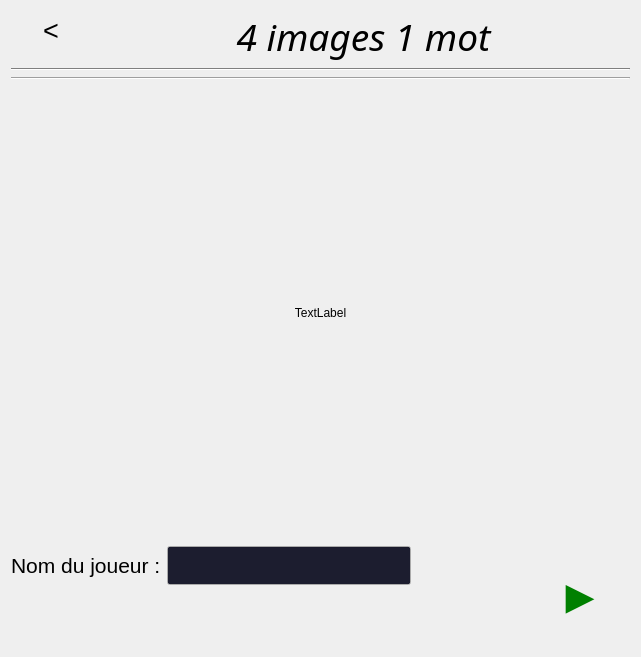
<?xml version="1.0" encoding="UTF-8"?>
<ui version="4.0">
 <class>NouvellePartie</class>
 <widget class="QDialog" name="NouvellePartie">
  <property name="geometry">
   <rect>
    <x>0</x>
    <y>0</y>
    <width>641</width>
    <height>657</height>
   </rect>
  </property>
  <property name="minimumSize">
   <size>
    <width>641</width>
    <height>657</height>
   </size>
  </property>
  <property name="maximumSize">
   <size>
    <width>641</width>
    <height>657</height>
   </size>
  </property>
  <property name="windowTitle">
   <string>Nouvelle Partie </string>
  </property>
  <property name="windowIcon">
   <iconset resource="ressource.qrc">
    <normaloff>:/logo/image/logo.jpg</normaloff>:/logo/image/logo.jpg</iconset>
  </property>
  <layout class="QGridLayout" name="gridLayout_6">
   <item row="0" column="0">
    <layout class="QGridLayout" name="gridLayout_5">
     <item row="0" column="0">
      <layout class="QGridLayout" name="gridLayout_4">
       <item row="0" column="0">
        <layout class="QFormLayout" name="formLayout_entete_2">
         <property name="verticalSpacing">
          <number>0</number>
         </property>
         <item row="0" column="1">
          <widget class="QLabel" name="label_titre_2">
           <property name="sizePolicy">
            <sizepolicy hsizetype="Preferred" vsizetype="Fixed">
             <horstretch>0</horstretch>
             <verstretch>0</verstretch>
            </sizepolicy>
           </property>
           <property name="font">
            <font>
             <family>Monotype Corsiva</family>
             <pointsize>28</pointsize>
             <italic>true</italic>
            </font>
           </property>
           <property name="text">
            <string>4 images 1 mot</string>
           </property>
           <property name="textFormat">
            <enum>Qt::AutoText</enum>
           </property>
           <property name="alignment">
            <set>Qt::AlignHCenter|Qt::AlignTop</set>
           </property>
          </widget>
         </item>
         <item row="0" column="0">
          <widget class="QPushButton" name="pushButton_precedent">
           <property name="sizePolicy">
            <sizepolicy hsizetype="Fixed" vsizetype="Fixed">
             <horstretch>0</horstretch>
             <verstretch>0</verstretch>
            </sizepolicy>
           </property>
           <property name="font">
            <font>
             <pointsize>20</pointsize>
            </font>
           </property>
           <property name="toolTip">
            <string>&lt;html&gt;&lt;head/&gt;&lt;body&gt;&lt;p&gt;&lt;span style=&quot; font-size:28pt;&quot;&gt;g&lt;/span&gt;&lt;/p&gt;&lt;/body&gt;&lt;/html&gt;</string>
           </property>
           <property name="text">
            <string>&lt;</string>
           </property>
           <property name="flat">
            <bool>true</bool>
           </property>
          </widget>
         </item>
        </layout>
       </item>
       <item row="1" column="0">
        <widget class="Line" name="line_2">
         <property name="palette">
          <palette>
           <active>
            <colorrole role="WindowText">
             <brush brushstyle="SolidPattern">
              <color alpha="255">
               <red>0</red>
               <green>0</green>
               <blue>0</blue>
              </color>
             </brush>
            </colorrole>
            <colorrole role="Button">
             <brush brushstyle="SolidPattern">
              <color alpha="255">
               <red>255</red>
               <green>255</green>
               <blue>255</blue>
              </color>
             </brush>
            </colorrole>
            <colorrole role="Light">
             <brush brushstyle="SolidPattern">
              <color alpha="255">
               <red>255</red>
               <green>255</green>
               <blue>255</blue>
              </color>
             </brush>
            </colorrole>
            <colorrole role="Midlight">
             <brush brushstyle="SolidPattern">
              <color alpha="255">
               <red>255</red>
               <green>255</green>
               <blue>255</blue>
              </color>
             </brush>
            </colorrole>
            <colorrole role="Dark">
             <brush brushstyle="SolidPattern">
              <color alpha="255">
               <red>127</red>
               <green>127</green>
               <blue>127</blue>
              </color>
             </brush>
            </colorrole>
            <colorrole role="Mid">
             <brush brushstyle="SolidPattern">
              <color alpha="255">
               <red>170</red>
               <green>170</green>
               <blue>170</blue>
              </color>
             </brush>
            </colorrole>
            <colorrole role="Text">
             <brush brushstyle="SolidPattern">
              <color alpha="255">
               <red>0</red>
               <green>0</green>
               <blue>0</blue>
              </color>
             </brush>
            </colorrole>
            <colorrole role="BrightText">
             <brush brushstyle="SolidPattern">
              <color alpha="255">
               <red>255</red>
               <green>255</green>
               <blue>255</blue>
              </color>
             </brush>
            </colorrole>
            <colorrole role="ButtonText">
             <brush brushstyle="SolidPattern">
              <color alpha="255">
               <red>0</red>
               <green>0</green>
               <blue>0</blue>
              </color>
             </brush>
            </colorrole>
            <colorrole role="Base">
             <brush brushstyle="SolidPattern">
              <color alpha="255">
               <red>255</red>
               <green>255</green>
               <blue>255</blue>
              </color>
             </brush>
            </colorrole>
            <colorrole role="Window">
             <brush brushstyle="SolidPattern">
              <color alpha="255">
               <red>255</red>
               <green>255</green>
               <blue>255</blue>
              </color>
             </brush>
            </colorrole>
            <colorrole role="Shadow">
             <brush brushstyle="SolidPattern">
              <color alpha="255">
               <red>0</red>
               <green>0</green>
               <blue>0</blue>
              </color>
             </brush>
            </colorrole>
            <colorrole role="AlternateBase">
             <brush brushstyle="SolidPattern">
              <color alpha="255">
               <red>255</red>
               <green>255</green>
               <blue>255</blue>
              </color>
             </brush>
            </colorrole>
            <colorrole role="ToolTipBase">
             <brush brushstyle="SolidPattern">
              <color alpha="255">
               <red>255</red>
               <green>255</green>
               <blue>220</blue>
              </color>
             </brush>
            </colorrole>
            <colorrole role="ToolTipText">
             <brush brushstyle="SolidPattern">
              <color alpha="255">
               <red>0</red>
               <green>0</green>
               <blue>0</blue>
              </color>
             </brush>
            </colorrole>
           </active>
           <inactive>
            <colorrole role="WindowText">
             <brush brushstyle="SolidPattern">
              <color alpha="255">
               <red>0</red>
               <green>0</green>
               <blue>0</blue>
              </color>
             </brush>
            </colorrole>
            <colorrole role="Button">
             <brush brushstyle="SolidPattern">
              <color alpha="255">
               <red>255</red>
               <green>255</green>
               <blue>255</blue>
              </color>
             </brush>
            </colorrole>
            <colorrole role="Light">
             <brush brushstyle="SolidPattern">
              <color alpha="255">
               <red>255</red>
               <green>255</green>
               <blue>255</blue>
              </color>
             </brush>
            </colorrole>
            <colorrole role="Midlight">
             <brush brushstyle="SolidPattern">
              <color alpha="255">
               <red>255</red>
               <green>255</green>
               <blue>255</blue>
              </color>
             </brush>
            </colorrole>
            <colorrole role="Dark">
             <brush brushstyle="SolidPattern">
              <color alpha="255">
               <red>127</red>
               <green>127</green>
               <blue>127</blue>
              </color>
             </brush>
            </colorrole>
            <colorrole role="Mid">
             <brush brushstyle="SolidPattern">
              <color alpha="255">
               <red>170</red>
               <green>170</green>
               <blue>170</blue>
              </color>
             </brush>
            </colorrole>
            <colorrole role="Text">
             <brush brushstyle="SolidPattern">
              <color alpha="255">
               <red>0</red>
               <green>0</green>
               <blue>0</blue>
              </color>
             </brush>
            </colorrole>
            <colorrole role="BrightText">
             <brush brushstyle="SolidPattern">
              <color alpha="255">
               <red>255</red>
               <green>255</green>
               <blue>255</blue>
              </color>
             </brush>
            </colorrole>
            <colorrole role="ButtonText">
             <brush brushstyle="SolidPattern">
              <color alpha="255">
               <red>0</red>
               <green>0</green>
               <blue>0</blue>
              </color>
             </brush>
            </colorrole>
            <colorrole role="Base">
             <brush brushstyle="SolidPattern">
              <color alpha="255">
               <red>255</red>
               <green>255</green>
               <blue>255</blue>
              </color>
             </brush>
            </colorrole>
            <colorrole role="Window">
             <brush brushstyle="SolidPattern">
              <color alpha="255">
               <red>255</red>
               <green>255</green>
               <blue>255</blue>
              </color>
             </brush>
            </colorrole>
            <colorrole role="Shadow">
             <brush brushstyle="SolidPattern">
              <color alpha="255">
               <red>0</red>
               <green>0</green>
               <blue>0</blue>
              </color>
             </brush>
            </colorrole>
            <colorrole role="AlternateBase">
             <brush brushstyle="SolidPattern">
              <color alpha="255">
               <red>255</red>
               <green>255</green>
               <blue>255</blue>
              </color>
             </brush>
            </colorrole>
            <colorrole role="ToolTipBase">
             <brush brushstyle="SolidPattern">
              <color alpha="255">
               <red>255</red>
               <green>255</green>
               <blue>220</blue>
              </color>
             </brush>
            </colorrole>
            <colorrole role="ToolTipText">
             <brush brushstyle="SolidPattern">
              <color alpha="255">
               <red>0</red>
               <green>0</green>
               <blue>0</blue>
              </color>
             </brush>
            </colorrole>
           </inactive>
           <disabled>
            <colorrole role="WindowText">
             <brush brushstyle="SolidPattern">
              <color alpha="255">
               <red>127</red>
               <green>127</green>
               <blue>127</blue>
              </color>
             </brush>
            </colorrole>
            <colorrole role="Button">
             <brush brushstyle="SolidPattern">
              <color alpha="255">
               <red>255</red>
               <green>255</green>
               <blue>255</blue>
              </color>
             </brush>
            </colorrole>
            <colorrole role="Light">
             <brush brushstyle="SolidPattern">
              <color alpha="255">
               <red>255</red>
               <green>255</green>
               <blue>255</blue>
              </color>
             </brush>
            </colorrole>
            <colorrole role="Midlight">
             <brush brushstyle="SolidPattern">
              <color alpha="255">
               <red>255</red>
               <green>255</green>
               <blue>255</blue>
              </color>
             </brush>
            </colorrole>
            <colorrole role="Dark">
             <brush brushstyle="SolidPattern">
              <color alpha="255">
               <red>127</red>
               <green>127</green>
               <blue>127</blue>
              </color>
             </brush>
            </colorrole>
            <colorrole role="Mid">
             <brush brushstyle="SolidPattern">
              <color alpha="255">
               <red>170</red>
               <green>170</green>
               <blue>170</blue>
              </color>
             </brush>
            </colorrole>
            <colorrole role="Text">
             <brush brushstyle="SolidPattern">
              <color alpha="255">
               <red>127</red>
               <green>127</green>
               <blue>127</blue>
              </color>
             </brush>
            </colorrole>
            <colorrole role="BrightText">
             <brush brushstyle="SolidPattern">
              <color alpha="255">
               <red>255</red>
               <green>255</green>
               <blue>255</blue>
              </color>
             </brush>
            </colorrole>
            <colorrole role="ButtonText">
             <brush brushstyle="SolidPattern">
              <color alpha="255">
               <red>127</red>
               <green>127</green>
               <blue>127</blue>
              </color>
             </brush>
            </colorrole>
            <colorrole role="Base">
             <brush brushstyle="SolidPattern">
              <color alpha="255">
               <red>255</red>
               <green>255</green>
               <blue>255</blue>
              </color>
             </brush>
            </colorrole>
            <colorrole role="Window">
             <brush brushstyle="SolidPattern">
              <color alpha="255">
               <red>255</red>
               <green>255</green>
               <blue>255</blue>
              </color>
             </brush>
            </colorrole>
            <colorrole role="Shadow">
             <brush brushstyle="SolidPattern">
              <color alpha="255">
               <red>0</red>
               <green>0</green>
               <blue>0</blue>
              </color>
             </brush>
            </colorrole>
            <colorrole role="AlternateBase">
             <brush brushstyle="SolidPattern">
              <color alpha="255">
               <red>255</red>
               <green>255</green>
               <blue>255</blue>
              </color>
             </brush>
            </colorrole>
            <colorrole role="ToolTipBase">
             <brush brushstyle="SolidPattern">
              <color alpha="255">
               <red>255</red>
               <green>255</green>
               <blue>220</blue>
              </color>
             </brush>
            </colorrole>
            <colorrole role="ToolTipText">
             <brush brushstyle="SolidPattern">
              <color alpha="255">
               <red>0</red>
               <green>0</green>
               <blue>0</blue>
              </color>
             </brush>
            </colorrole>
           </disabled>
          </palette>
         </property>
         <property name="orientation">
          <enum>Qt::Horizontal</enum>
         </property>
        </widget>
       </item>
      </layout>
     </item>
     <item row="1" column="0">
      <layout class="QGridLayout" name="gridLayout_3">
       <item row="0" column="0">
        <layout class="QGridLayout" name="gridLayout">
         <item row="2" column="0">
          <layout class="QGridLayout" name="gridLayout_2">
           <item row="1" column="0">
            <spacer name="horizontalSpacer">
             <property name="orientation">
              <enum>Qt::Horizontal</enum>
             </property>
             <property name="sizeHint" stdset="0">
              <size>
               <width>78</width>
               <height>38</height>
              </size>
             </property>
            </spacer>
           </item>
           <item row="0" column="1">
            <widget class="QLineEdit" name="lineEdit_nom_joueur">
             <property name="sizePolicy">
              <sizepolicy hsizetype="Fixed" vsizetype="Fixed">
               <horstretch>0</horstretch>
               <verstretch>0</verstretch>
              </sizepolicy>
             </property>
             <property name="palette">
              <palette>
               <active>
                <colorrole role="WindowText">
                 <brush brushstyle="SolidPattern">
                  <color alpha="255">
                   <red>255</red>
                   <green>255</green>
                   <blue>255</blue>
                  </color>
                 </brush>
                </colorrole>
                <colorrole role="Text">
                 <brush brushstyle="SolidPattern">
                  <color alpha="255">
                   <red>255</red>
                   <green>255</green>
                   <blue>255</blue>
                  </color>
                 </brush>
                </colorrole>
                <colorrole role="ButtonText">
                 <brush brushstyle="SolidPattern">
                  <color alpha="255">
                   <red>255</red>
                   <green>255</green>
                   <blue>255</blue>
                  </color>
                 </brush>
                </colorrole>
                <colorrole role="Base">
                 <brush brushstyle="SolidPattern">
                  <color alpha="255">
                   <red>28</red>
                   <green>29</green>
                   <blue>47</blue>
                  </color>
                 </brush>
                </colorrole>
               </active>
               <inactive>
                <colorrole role="WindowText">
                 <brush brushstyle="SolidPattern">
                  <color alpha="255">
                   <red>255</red>
                   <green>255</green>
                   <blue>255</blue>
                  </color>
                 </brush>
                </colorrole>
                <colorrole role="Text">
                 <brush brushstyle="SolidPattern">
                  <color alpha="255">
                   <red>255</red>
                   <green>255</green>
                   <blue>255</blue>
                  </color>
                 </brush>
                </colorrole>
                <colorrole role="ButtonText">
                 <brush brushstyle="SolidPattern">
                  <color alpha="255">
                   <red>255</red>
                   <green>255</green>
                   <blue>255</blue>
                  </color>
                 </brush>
                </colorrole>
                <colorrole role="Base">
                 <brush brushstyle="SolidPattern">
                  <color alpha="255">
                   <red>28</red>
                   <green>29</green>
                   <blue>47</blue>
                  </color>
                 </brush>
                </colorrole>
               </inactive>
               <disabled>
                <colorrole role="WindowText">
                 <brush brushstyle="SolidPattern">
                  <color alpha="255">
                   <red>255</red>
                   <green>255</green>
                   <blue>255</blue>
                  </color>
                 </brush>
                </colorrole>
                <colorrole role="Text">
                 <brush brushstyle="SolidPattern">
                  <color alpha="255">
                   <red>255</red>
                   <green>255</green>
                   <blue>255</blue>
                  </color>
                 </brush>
                </colorrole>
                <colorrole role="ButtonText">
                 <brush brushstyle="SolidPattern">
                  <color alpha="255">
                   <red>255</red>
                   <green>255</green>
                   <blue>255</blue>
                  </color>
                 </brush>
                </colorrole>
                <colorrole role="Base">
                 <brush brushstyle="SolidPattern">
                  <color alpha="255">
                   <red>28</red>
                   <green>29</green>
                   <blue>47</blue>
                  </color>
                 </brush>
                </colorrole>
               </disabled>
              </palette>
             </property>
             <property name="font">
              <font>
               <pointsize>20</pointsize>
              </font>
             </property>
             <property name="autoFillBackground">
              <bool>false</bool>
             </property>
             <property name="styleSheet">
              <string notr="true">color:white;</string>
             </property>
             <property name="cursorPosition">
              <number>0</number>
             </property>
             <property name="clearButtonEnabled">
              <bool>true</bool>
             </property>
            </widget>
           </item>
           <item row="0" column="2">
            <spacer name="horizontalSpacer_2">
             <property name="orientation">
              <enum>Qt::Horizontal</enum>
             </property>
             <property name="sizeHint" stdset="0">
              <size>
               <width>40</width>
               <height>20</height>
              </size>
             </property>
            </spacer>
           </item>
           <item row="0" column="0">
            <widget class="QLabel" name="label_3">
             <property name="font">
              <font>
               <pointsize>16</pointsize>
              </font>
             </property>
             <property name="text">
              <string>Nom du joueur :</string>
             </property>
             <property name="alignment">
              <set>Qt::AlignLeading|Qt::AlignLeft|Qt::AlignVCenter</set>
             </property>
            </widget>
           </item>
           <item row="0" column="3" rowspan="2">
            <widget class="QPushButton" name="pushButton_play">
             <property name="sizePolicy">
              <sizepolicy hsizetype="Expanding" vsizetype="Expanding">
               <horstretch>0</horstretch>
               <verstretch>0</verstretch>
              </sizepolicy>
             </property>
             <property name="palette">
              <palette>
               <active>
                <colorrole role="WindowText">
                 <brush brushstyle="SolidPattern">
                  <color alpha="255">
                   <red>0</red>
                   <green>128</green>
                   <blue>0</blue>
                  </color>
                 </brush>
                </colorrole>
                <colorrole role="Button">
                 <brush brushstyle="SolidPattern">
                  <color alpha="255">
                   <red>0</red>
                   <green>128</green>
                   <blue>0</blue>
                  </color>
                 </brush>
                </colorrole>
                <colorrole role="Light">
                 <brush brushstyle="SolidPattern">
                  <color alpha="255">
                   <red>58</red>
                   <green>255</green>
                   <blue>58</blue>
                  </color>
                 </brush>
                </colorrole>
                <colorrole role="Midlight">
                 <brush brushstyle="SolidPattern">
                  <color alpha="255">
                   <red>29</red>
                   <green>232</green>
                   <blue>29</blue>
                  </color>
                 </brush>
                </colorrole>
                <colorrole role="Dark">
                 <brush brushstyle="SolidPattern">
                  <color alpha="255">
                   <red>0</red>
                   <green>104</green>
                   <blue>0</blue>
                  </color>
                 </brush>
                </colorrole>
                <colorrole role="Mid">
                 <brush brushstyle="SolidPattern">
                  <color alpha="255">
                   <red>0</red>
                   <green>139</green>
                   <blue>0</blue>
                  </color>
                 </brush>
                </colorrole>
                <colorrole role="Text">
                 <brush brushstyle="SolidPattern">
                  <color alpha="255">
                   <red>0</red>
                   <green>128</green>
                   <blue>0</blue>
                  </color>
                 </brush>
                </colorrole>
                <colorrole role="BrightText">
                 <brush brushstyle="SolidPattern">
                  <color alpha="255">
                   <red>255</red>
                   <green>255</green>
                   <blue>255</blue>
                  </color>
                 </brush>
                </colorrole>
                <colorrole role="ButtonText">
                 <brush brushstyle="SolidPattern">
                  <color alpha="255">
                   <red>0</red>
                   <green>128</green>
                   <blue>0</blue>
                  </color>
                 </brush>
                </colorrole>
                <colorrole role="Base">
                 <brush brushstyle="SolidPattern">
                  <color alpha="255">
                   <red>0</red>
                   <green>128</green>
                   <blue>0</blue>
                  </color>
                 </brush>
                </colorrole>
                <colorrole role="Window">
                 <brush brushstyle="SolidPattern">
                  <color alpha="255">
                   <red>0</red>
                   <green>128</green>
                   <blue>0</blue>
                  </color>
                 </brush>
                </colorrole>
                <colorrole role="Shadow">
                 <brush brushstyle="SolidPattern">
                  <color alpha="255">
                   <red>0</red>
                   <green>0</green>
                   <blue>0</blue>
                  </color>
                 </brush>
                </colorrole>
                <colorrole role="AlternateBase">
                 <brush brushstyle="SolidPattern">
                  <color alpha="255">
                   <red>127</red>
                   <green>232</green>
                   <blue>127</blue>
                  </color>
                 </brush>
                </colorrole>
                <colorrole role="ToolTipBase">
                 <brush brushstyle="SolidPattern">
                  <color alpha="255">
                   <red>255</red>
                   <green>255</green>
                   <blue>220</blue>
                  </color>
                 </brush>
                </colorrole>
                <colorrole role="ToolTipText">
                 <brush brushstyle="SolidPattern">
                  <color alpha="255">
                   <red>0</red>
                   <green>0</green>
                   <blue>0</blue>
                  </color>
                 </brush>
                </colorrole>
               </active>
               <inactive>
                <colorrole role="WindowText">
                 <brush brushstyle="SolidPattern">
                  <color alpha="255">
                   <red>0</red>
                   <green>128</green>
                   <blue>0</blue>
                  </color>
                 </brush>
                </colorrole>
                <colorrole role="Button">
                 <brush brushstyle="SolidPattern">
                  <color alpha="255">
                   <red>0</red>
                   <green>128</green>
                   <blue>0</blue>
                  </color>
                 </brush>
                </colorrole>
                <colorrole role="Light">
                 <brush brushstyle="SolidPattern">
                  <color alpha="255">
                   <red>58</red>
                   <green>255</green>
                   <blue>58</blue>
                  </color>
                 </brush>
                </colorrole>
                <colorrole role="Midlight">
                 <brush brushstyle="SolidPattern">
                  <color alpha="255">
                   <red>29</red>
                   <green>232</green>
                   <blue>29</blue>
                  </color>
                 </brush>
                </colorrole>
                <colorrole role="Dark">
                 <brush brushstyle="SolidPattern">
                  <color alpha="255">
                   <red>0</red>
                   <green>104</green>
                   <blue>0</blue>
                  </color>
                 </brush>
                </colorrole>
                <colorrole role="Mid">
                 <brush brushstyle="SolidPattern">
                  <color alpha="255">
                   <red>0</red>
                   <green>139</green>
                   <blue>0</blue>
                  </color>
                 </brush>
                </colorrole>
                <colorrole role="Text">
                 <brush brushstyle="SolidPattern">
                  <color alpha="255">
                   <red>0</red>
                   <green>128</green>
                   <blue>0</blue>
                  </color>
                 </brush>
                </colorrole>
                <colorrole role="BrightText">
                 <brush brushstyle="SolidPattern">
                  <color alpha="255">
                   <red>255</red>
                   <green>255</green>
                   <blue>255</blue>
                  </color>
                 </brush>
                </colorrole>
                <colorrole role="ButtonText">
                 <brush brushstyle="SolidPattern">
                  <color alpha="255">
                   <red>0</red>
                   <green>128</green>
                   <blue>0</blue>
                  </color>
                 </brush>
                </colorrole>
                <colorrole role="Base">
                 <brush brushstyle="SolidPattern">
                  <color alpha="255">
                   <red>0</red>
                   <green>128</green>
                   <blue>0</blue>
                  </color>
                 </brush>
                </colorrole>
                <colorrole role="Window">
                 <brush brushstyle="SolidPattern">
                  <color alpha="255">
                   <red>0</red>
                   <green>128</green>
                   <blue>0</blue>
                  </color>
                 </brush>
                </colorrole>
                <colorrole role="Shadow">
                 <brush brushstyle="SolidPattern">
                  <color alpha="255">
                   <red>0</red>
                   <green>0</green>
                   <blue>0</blue>
                  </color>
                 </brush>
                </colorrole>
                <colorrole role="AlternateBase">
                 <brush brushstyle="SolidPattern">
                  <color alpha="255">
                   <red>127</red>
                   <green>232</green>
                   <blue>127</blue>
                  </color>
                 </brush>
                </colorrole>
                <colorrole role="ToolTipBase">
                 <brush brushstyle="SolidPattern">
                  <color alpha="255">
                   <red>255</red>
                   <green>255</green>
                   <blue>220</blue>
                  </color>
                 </brush>
                </colorrole>
                <colorrole role="ToolTipText">
                 <brush brushstyle="SolidPattern">
                  <color alpha="255">
                   <red>0</red>
                   <green>0</green>
                   <blue>0</blue>
                  </color>
                 </brush>
                </colorrole>
               </inactive>
               <disabled>
                <colorrole role="WindowText">
                 <brush brushstyle="SolidPattern">
                  <color alpha="255">
                   <red>0</red>
                   <green>128</green>
                   <blue>0</blue>
                  </color>
                 </brush>
                </colorrole>
                <colorrole role="Button">
                 <brush brushstyle="SolidPattern">
                  <color alpha="255">
                   <red>0</red>
                   <green>128</green>
                   <blue>0</blue>
                  </color>
                 </brush>
                </colorrole>
                <colorrole role="Light">
                 <brush brushstyle="SolidPattern">
                  <color alpha="255">
                   <red>58</red>
                   <green>255</green>
                   <blue>58</blue>
                  </color>
                 </brush>
                </colorrole>
                <colorrole role="Midlight">
                 <brush brushstyle="SolidPattern">
                  <color alpha="255">
                   <red>29</red>
                   <green>232</green>
                   <blue>29</blue>
                  </color>
                 </brush>
                </colorrole>
                <colorrole role="Dark">
                 <brush brushstyle="SolidPattern">
                  <color alpha="255">
                   <red>0</red>
                   <green>104</green>
                   <blue>0</blue>
                  </color>
                 </brush>
                </colorrole>
                <colorrole role="Mid">
                 <brush brushstyle="SolidPattern">
                  <color alpha="255">
                   <red>0</red>
                   <green>139</green>
                   <blue>0</blue>
                  </color>
                 </brush>
                </colorrole>
                <colorrole role="Text">
                 <brush brushstyle="SolidPattern">
                  <color alpha="255">
                   <red>0</red>
                   <green>128</green>
                   <blue>0</blue>
                  </color>
                 </brush>
                </colorrole>
                <colorrole role="BrightText">
                 <brush brushstyle="SolidPattern">
                  <color alpha="255">
                   <red>255</red>
                   <green>255</green>
                   <blue>255</blue>
                  </color>
                 </brush>
                </colorrole>
                <colorrole role="ButtonText">
                 <brush brushstyle="SolidPattern">
                  <color alpha="255">
                   <red>0</red>
                   <green>128</green>
                   <blue>0</blue>
                  </color>
                 </brush>
                </colorrole>
                <colorrole role="Base">
                 <brush brushstyle="SolidPattern">
                  <color alpha="255">
                   <red>0</red>
                   <green>128</green>
                   <blue>0</blue>
                  </color>
                 </brush>
                </colorrole>
                <colorrole role="Window">
                 <brush brushstyle="SolidPattern">
                  <color alpha="255">
                   <red>0</red>
                   <green>128</green>
                   <blue>0</blue>
                  </color>
                 </brush>
                </colorrole>
                <colorrole role="Shadow">
                 <brush brushstyle="SolidPattern">
                  <color alpha="255">
                   <red>0</red>
                   <green>0</green>
                   <blue>0</blue>
                  </color>
                 </brush>
                </colorrole>
                <colorrole role="AlternateBase">
                 <brush brushstyle="SolidPattern">
                  <color alpha="255">
                   <red>0</red>
                   <green>209</green>
                   <blue>0</blue>
                  </color>
                 </brush>
                </colorrole>
                <colorrole role="ToolTipBase">
                 <brush brushstyle="SolidPattern">
                  <color alpha="255">
                   <red>255</red>
                   <green>255</green>
                   <blue>220</blue>
                  </color>
                 </brush>
                </colorrole>
                <colorrole role="ToolTipText">
                 <brush brushstyle="SolidPattern">
                  <color alpha="255">
                   <red>0</red>
                   <green>0</green>
                   <blue>0</blue>
                  </color>
                 </brush>
                </colorrole>
               </disabled>
              </palette>
             </property>
             <property name="font">
              <font>
               <pointsize>36</pointsize>
              </font>
             </property>
             <property name="styleSheet">
              <string notr="true">color : green;
 border-width:1px;
 border-radius:50px;
 border-color: black;
 max-width:100px;
 max-height:100px;
 min-width:100px;
 min-height:100px;
border-style:none;</string>
             </property>
             <property name="text">
              <string>►</string>
             </property>
             <property name="autoDefault">
              <bool>false</bool>
             </property>
             <property name="flat">
              <bool>true</bool>
             </property>
            </widget>
           </item>
          </layout>
         </item>
         <item row="0" column="0">
          <widget class="Line" name="line">
           <property name="orientation">
            <enum>Qt::Horizontal</enum>
           </property>
          </widget>
         </item>
         <item row="1" column="0">
          <widget class="QLabel" name="label_logo">
           <property name="sizePolicy">
            <sizepolicy hsizetype="Expanding" vsizetype="Expanding">
             <horstretch>0</horstretch>
             <verstretch>0</verstretch>
            </sizepolicy>
           </property>
           <property name="text">
            <string>TextLabel</string>
           </property>
           <property name="alignment">
            <set>Qt::AlignCenter</set>
           </property>
          </widget>
         </item>
        </layout>
       </item>
      </layout>
     </item>
    </layout>
   </item>
  </layout>
 </widget>
 <resources>
  <include location="ressource.qrc"/>
 </resources>
 <connections/>
</ui>
